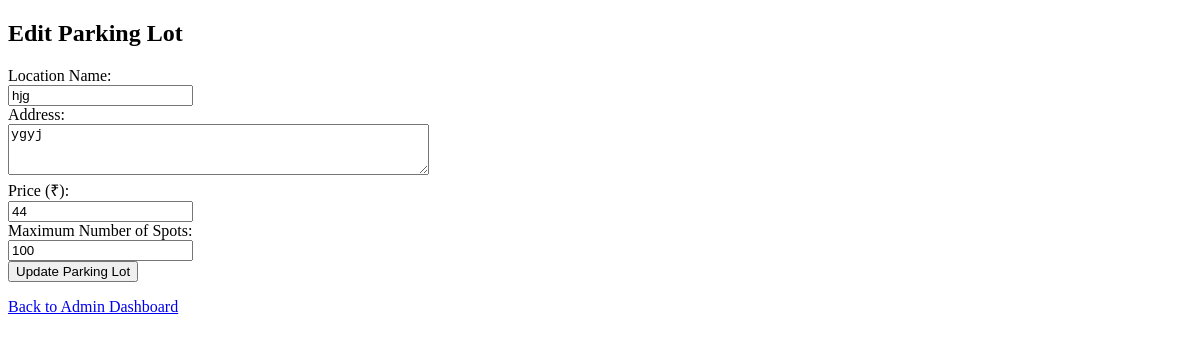
Page /vehicle_edit_lot/2 on the earlier database version.
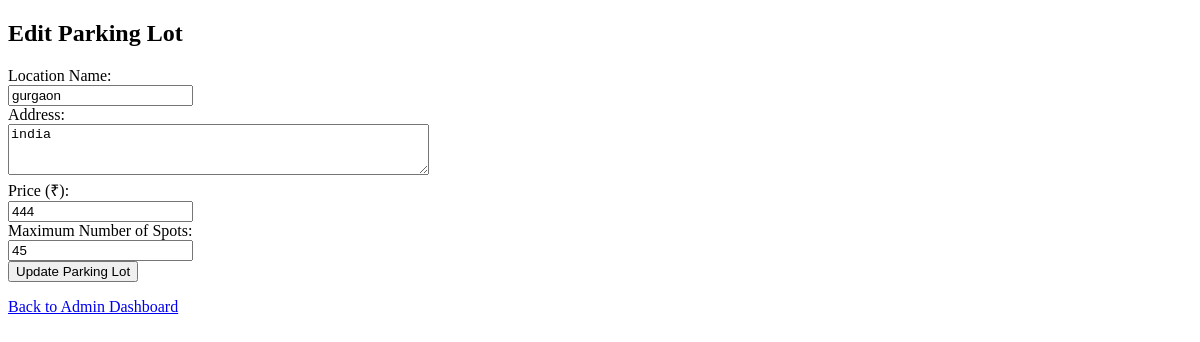
Same page on the later database version.
### models.py (models this page shows)
class ParkingLot(db.Model):
    __tablename__ = "ParkingLot"
    id = db.Column(db.Integer , primary_key=True)
    Location_Name = db.Column(db.String , nullable = False)
    Address_name = db.Column(db.String , nullable = False)
    PRICE = db.Column(db.Integer , nullable = False)
    Maximum_Number_Spots = db.Column(db.Integer , nullable = False)
    availabe_spots = db.relationship("ParkingSpot" , backref = "belong_to_lot" , cascade = "all, delete")

### app.py (the view, shortened to what this page needs)
@app.route('/vehicle_edit_lot/<int:lot_id>', methods=['GET', 'POST'])
def edit_lot(lot_id):
    lot = ParkingLot.query.get_or_404(lot_id)
    return render_template('vehicle_edit_lot.html', lot=lot)

### templates/vehicle_edit_lot.html (shortened to what this page needs)
<!DOCTYPE html>
<html lang="en">
<head>
</head>
<body>
    <h2>Edit Parking Lot</h2>
    <form method="POST">
        <div>
            <label for="Location_Name">Location Name:</label><br />
            <input type="text" id="Location_Name" name="Location_Name" value="{{ lot.Location_Name }}" required />
        </div>
        <div>
            <label for="Address_name">Address:</label><br />
            <textarea id="Address_name" name="Address_name" rows="3" cols="50" required>{{ lot.Address_name }}</textarea>
        </div>
        <div>
            <label for="PRICE">Price (₹):</label><br />
            <input
                type="number"
                id="PRICE"
                name="PRICE"
                min="1"
                value="{{ lot.PRICE or 50 }}"
                required
            />
        </div>
        <div>
            <label for="Maximum_Number_Spots">Maximum Number of Spots:</label><br />
            <input
                type="number"
                id="Maximum_Number_Spots"
                name="Maximum_Number_Spots"
                min="1"
                value="{{ lot.Maximum_Number_Spots or 10 }}"
                required
            />
        </div>
        <button type="submit">Update Parking Lot</button>
    </form>
    <p><a href="{{ url_for('admin_dashboard') }}">Back to Admin Dashboard</a></p>
</body>
</html>

Differences in the rows shown:
changed ParkingLot: Location_Name "hjg" → "gurgaon"; Address_name "ygyj" → "india"; PRICE "44" → "444"; Maximum_Number_Spots "100" → "45"
